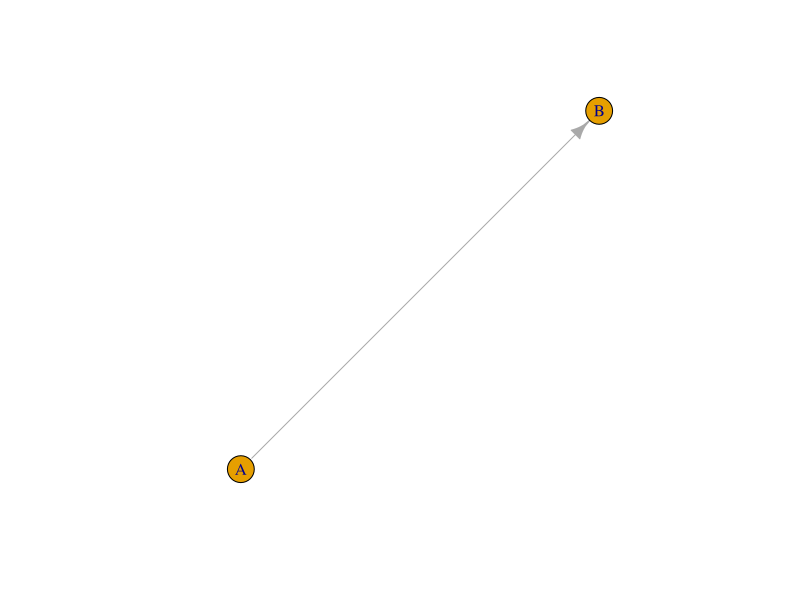
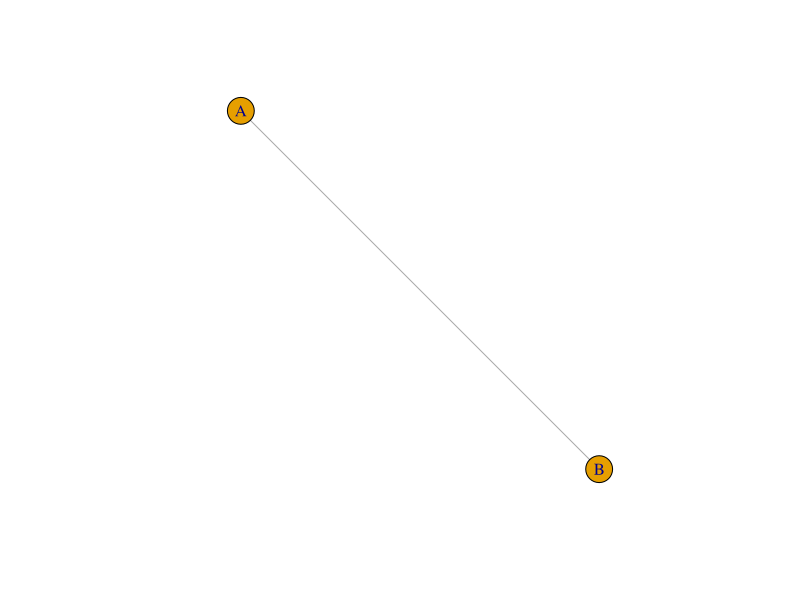
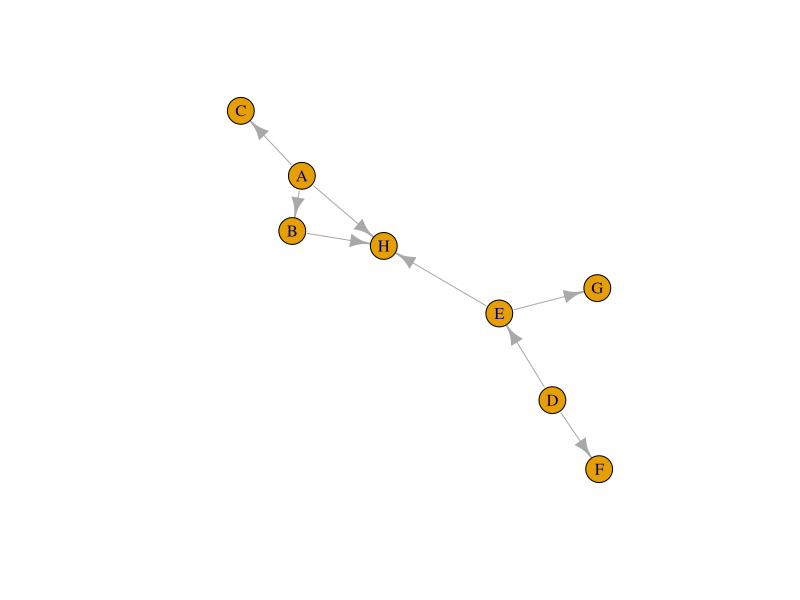

Reproduce these figures in R, in order.
## ---- chunk 1
#directed
library(igraph)
g <- graph_from_literal(A-+B)
plot(g)
## ---- chunk 2
#undirected
library(igraph)
g <- graph_from_literal(A--B)
plot(g)
## ---- chunk 3
# the line which starts the # are comment not code
# computers isn't so smart and cannot understand us
# except lines below :)
# g is our graph object

g <- graph_from_literal(A-+B,
                        A-+C,
                        D-+E,
                        D-+F,
                        E-+G,
                        E-+H,
                        A-+H,
                        B-+H)
# we are plotting it
plot(g)
## ---- chunk 4
degree(g)
